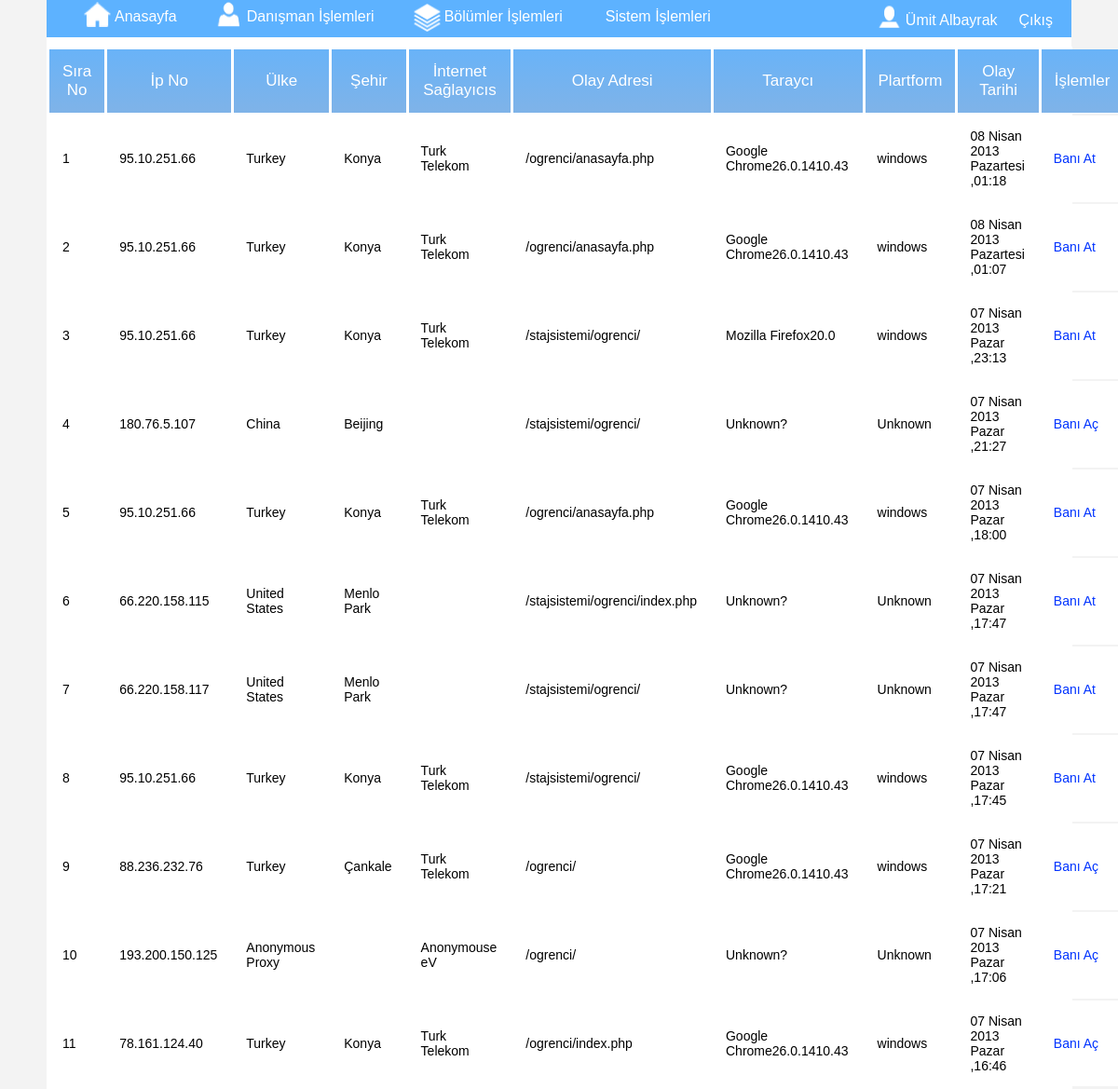
Screenshot of /yonetim/log.php (signed in) with the database file from the repository.
### tables this page shows
CREATE TABLE `log` (
  `log_id` int(11) NOT NULL auto_increment,
  `log_adresi` varchar(255) NOT NULL,
  `log_ip` varchar(50) NOT NULL,
  `log_sehir` varchar(40) NOT NULL,
  `log_ulke` varchar(40) NOT NULL,
  `log_saglayici` varchar(40) NOT NULL,
  `log_pl` varchar(60) NOT NULL,
  `log_taryaci` varchar(50) NOT NULL,
  `log_tarih` varchar(60) NOT NULL,
  `n_tarih` timestamp NOT NULL default CURRENT_TIMESTAMP on update CURRENT_TIMESTAMP,
  `log_ban` varchar(2) NOT NULL,
  PRIMARY KEY  (`log_id`)
);

### yonetim/log.php (the view, shortened to what this page needs)
<?php
 $sk=$_SESSION['kadi'];
 $ss=$_SESSION['sifre'];
$dent=mysql_query( "select * from yonetim where k_adi='$sk' and k_sifre='$ss'");
$kontrol=mysql_num_rows($dent);
if($kontrol==1)
{
	?><!DOCTYPE html PUBLIC "-//W3C//DTD XHTML 1.0 Transitional//EN" "http://www.w3.org/TR/xhtml1/DTD/xhtml1-transitional.dtd">
<html xmlns="http://www.w3.org/1999/xhtml">
<head>
 <link rel="stylesheet" type="text/css" href="css/stil.css" />
</head>
<body>
<div id="bg">
  <?php
  include('menu.php');
  ?>
  <?php $sorgu=mysql_query("Select * From log ORDER BY log_tarih DESC");?>
 <div id="orta">
  <div class="CSSTableGenerator" >
   <table height="3%">
     <tr >
       <td width="9%">Sıra No </td>
       <td width="9%">İp No</td>
       <td width="7%">Ülke</td>
       <td width="7%" >Şehir</td>
       <td width="16%" >İnternet Sağlayıcıs</td>
       <td width="8%" >Olay Adresi</td>
       <td width="8%" >Taraycı</td>
       <td width="10%" >Plartform</td>
       <td width="16%" >Olay Tarihi</td>
       <td width="10%" >İşlemler</td>
     </tr>
	 <?php
	 $sayac=0;
	 if(mysql_num_rows($sorgu)!=0)
	 while($satir = mysql_fetch_array($sorgu))
     { $sayac=$sayac+1;?>
     <tr >
       <td height="48"><?php echo $sayac;?></td>
       <td><?php echo $satir[2]; ?></td>
       <td><?php echo $satir[4]; ?></td>
       <td><?php echo $satir[3]; ?></td>
       <td><?php echo $satir[5]; ?></td>
       <td><?php echo $satir[1]; ?></td>
       <td><?php echo $satir[7]; ?></td>
       <td><?php echo $satir[6]; ?></td>
       <td><?php echo $satir[8]; ?></td>
       <td >
       <?php
	   if($satir[10]=="b")
	   {
	   echo '<a style="color:#03F" href="log.php?d=a&ip='.$satir[2].'">Banı Aç </a>';
       }
       else
       {
        echo '<a style="color:#03F" href="log.php?ip='.$satir[2].' ">Banı At </a>';
	   }
		?>
	  </td>
     </tr>
	<?php
	 }
	else
	{
 echo '<tr>
    <td  width="300" align="center"></td>
	 <td  width="300" align="center"></p></td>
	  <td  width="300" align="center"><p style="color:#e3dada; font-size:20px; ">Log kaydı bulunmiyor</p></td>
   </tr>'	;
	}
	?>
   </table>
   </div>
 </div>
</div>
</body>
</html>
<?php
}else
{
	echo '<meta http-equiv="refresh" content="0;URL=index.php">';
}
?>

### yonetim/css/stil.css (style rules this page uses)
body { margin-left: 0px; margin-top: 0px; margin-right: 0px; margin-bottom: 0px; background-color: #f3f3f3; background-image: url(../images/bgg.jpg); background-attachment: fixed; background-repeat: no-repeat; }
#bg { background-color: #ffffff; margin-right: 50px; margin-left: 50px; height: auto; }
#orta { background-color: #FFF; margin-bottom: 0px; margin-top: 10px; padding-right: 1px; padding-top: 0px; padding-bottom: 0px; padding-left: 0px; }
a:link { color: #FFFFFF; text-decoration: none; }
.CSSTableGenerator { margin:0px;padding:0px; width:100%; border:1px solid #ffffff; -moz-border-radius-bottomleft:0px; -webkit-border-bottom-left-radius:0px; border-bottom-left-radius:0px; -moz-border-radius-bottomright:0px; -webkit-border-bottom-right-radius:0px; border-bottom-right-radius:0px; -moz-border-radius-topright:0px; -webkit-border-top-right-radius:0px; border-top-right-radius:0px; -moz-border-radius-topleft:0px; -webkit-border-top-left-radius:0px; border-top-left-radius:0px; }
.CSSTableGenerator table { width:100%; height:100%; margin:0px;padding:0px; }
.CSSTableGenerator tr:last-child td:last-child { -moz-border-radius-bottomright:0px; -webkit-border-bottom-right-radius:0px; border-bottom-right-radius:0px; }
.CSSTableGenerator table tr:first-child td:first-child { -moz-border-radius-topleft:0px; -webkit-border-top-left-radius:0px; border-top-left-radius:0px; }
.CSSTableGenerator table tr:first-child td:last-child { -moz-border-radius-topright:0px; -webkit-border-top-right-radius:0px; border-top-right-radius:0px; }
.CSSTableGenerator tr:last-child td:first-child { -moz-border-radius-bottomleft:0px; -webkit-border-bottom-left-radius:0px; border-bottom-left-radius:0px; }
.CSSTableGenerator td { vertical-align:middle; background-color:#ffffff; border:1px solid #ffffff; border-width:0px 1px 1px 0px; text-align:left; padding:14px; font-size:14px; font-family:Arial; font-weight:normal; color:#000000; }
.CSSTableGenerator tr:last-child td { border-width:0px 1px 0px 0px; }
.CSSTableGenerator tr td:last-child { border-width:0px 0px 1px 0px; }
.CSSTableGenerator tr:last-child td:last-child { border-width:0px 0px 0px 0px; }
.CSSTableGenerator tr:first-child td { background:-o-linear-gradient(bottom, #6ab3f7 5%, #7fb3e8 100%); background:-webkit-gradient( linear, left top, left bottom, color-stop(0.05, #6ab3f7), color-stop(1, #7fb3e8) ); background:-moz-linear-gradient( center top, #6ab3f7 5%, #7fb3e8 100% ); filter:progid:DXImageTransform.Microsoft.gradient(startColorstr="#6ab3f7", endColorstr="#7fb3e8"); background: -o-linear-gradient(top,#6ab3f7,7fb3e8); background-color:#6ab3f7; border:0px solid #ffffff; text-align:center; border-width:0px 0px 1px 1px; font-size:17px; font-family:Arial; font-weight:normal; color:#ffffff; }
.CSSTableGenerator tr:first-child td:first-child { border-width:0px 0px 1px 0px; }
.CSSTableGenerator tr:first-child td:last-child { border-width:0px 0px 1px 1px; }

### yonetim/log.php (style rules this page uses)
a:link { text-decoration: none; color: #FFFFFF; }

### rows the page displays
log: log_ip "95.10.251.66", log_ulke "Turkey", log_sehir "Konya", log_saglayici "Turk Telekom", log_adresi "/ogrenci/anasayfa.php", log_taryaci "Google Chrome26.0.1410.43", log_pl "windows", log_tarih "08 Nisan 2013 Pazartesi ,01:18"
log: log_ip "95.10.251.66", log_ulke "Turkey", log_sehir "Konya", log_saglayici "Turk Telekom", log_adresi "/ogrenci/anasayfa.php", log_taryaci "Google Chrome26.0.1410.43", log_pl "windows", log_tarih "08 Nisan 2013 Pazartesi ,01:07"
log: log_ip "95.10.251.66", log_ulke "Turkey", log_sehir "Konya", log_saglayici "Turk Telekom", log_adresi "/stajsistemi/ogrenci/", log_taryaci "Mozilla Firefox20.0", log_pl "windows", log_tarih "07 Nisan 2013 Pazar ,23:13"
log: log_ip "180.76.5.107", log_ulke "China", log_sehir "Beijing", log_adresi "/stajsistemi/ogrenci/", log_taryaci "Unknown?", log_pl "Unknown", log_tarih "07 Nisan 2013 Pazar ,21:27"
log: log_ip "95.10.251.66", log_ulke "Turkey", log_sehir "Konya", log_saglayici "Turk Telekom", log_adresi "/ogrenci/anasayfa.php", log_taryaci "Google Chrome26.0.1410.43", log_pl "windows", log_tarih "07 Nisan 2013 Pazar ,18:00"
log: log_ip "66.220.158.115", log_ulke "United States", log_sehir "Menlo Park", log_adresi "/stajsistemi/ogrenci/index.php", log_taryaci "Unknown?", log_pl "Unknown", log_tarih "07 Nisan 2013 Pazar ,17:47"
log: log_ip "66.220.158.117", log_ulke "United States", log_sehir "Menlo Park", log_adresi "/stajsistemi/ogrenci/", log_taryaci "Unknown?", log_pl "Unknown", log_tarih "07 Nisan 2013 Pazar ,17:47"
log: log_ip "95.10.251.66", log_ulke "Turkey", log_sehir "Konya", log_saglayici "Turk Telekom", log_adresi "/stajsistemi/ogrenci/", log_taryaci "Google Chrome26.0.1410.43", log_pl "windows", log_tarih "07 Nisan 2013 Pazar ,17:45"
log: log_ip "88.236.232.76", log_ulke "Turkey", log_sehir "Çankale", log_saglayici "Turk Telekom", log_adresi "/ogrenci/", log_taryaci "Google Chrome26.0.1410.43", log_pl "windows", log_tarih "07 Nisan 2013 Pazar ,17:21"
log: log_ip "193.200.150.125", log_ulke "Anonymous Proxy", log_saglayici "Anonymouse eV", log_adresi "/ogrenci/", log_taryaci "Unknown?", log_pl "Unknown", log_tarih "07 Nisan 2013 Pazar ,17:06"
log: log_ip "78.161.124.40", log_ulke "Turkey", log_sehir "Konya", log_saglayici "Turk Telekom", log_adresi "/ogrenci/index.php", log_taryaci "Google Chrome26.0.1410.43", log_pl "windows", log_tarih "07 Nisan 2013 Pazar ,16:46"
